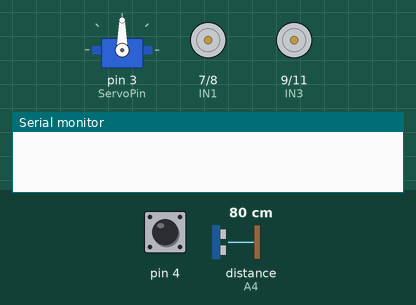
A sketch run on a simulated Arduino Uno, built with avr-gcc and run on an emulated ATmega328P. Parts: servo, motor-driver pin pairs drawn as motors (green arrow = first pin HIGH = forward, orange = second pin HIGH = backward, longer = more drive, scaled by the enable pin), the last lines printed to the serial monitor. Wiring (inferred from the names in the program): ultrasonic range finder: trigger A5; echo A4. Inputs (shaded band) come from the test bench; at power-on: pin 4 HIGH, distance to the obstacle (sensor on A4) 80 cm. The echo pulse lasts 58.3 µs per cm.

Above: at 0.05 s.
At 2.6 s:
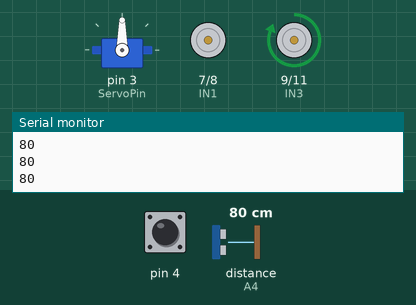
At 7.7 s:
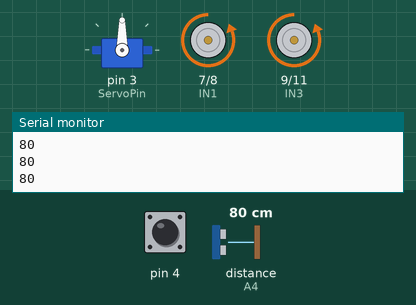
Timing chart, 0 to 13.1 s (numbered marks = the images above):
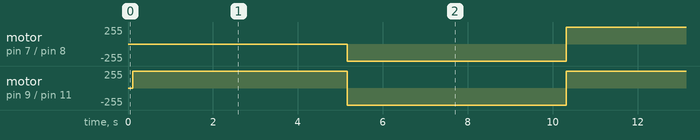

The sketch:

ECE3872_Robot_StarterCode.ino
```cpp
/**
 * This file provides some starting structure for controlling
 * the Elegoo robot car and interfacing with its sensors.
 */

// Library for controlling the hobby servo
#include <Servo.h>

// Configuration
// Period of the loop, in ms
#define LoopTime 100

// Motor driver pin connections
#define ENB 5  // left motor enable
#define IN1 7  // left motor control
#define IN2 8  // left motor control
#define ENA 6  // right motor enable
#define IN3 9  // right motor control
#define IN4 11 // right motor control

// Ultrasonic rangefinder pin connections
#define Echo A4
#define Trig A5

// Servo pins
#define ServoPin 3

// Macros to read the three line tracking sensors.
// These will return '0' with a light surface and '1'
// with a dark surface.
#define LT_R !digitalRead(10)
#define LT_M !digitalRead(4)
#define LT_L !digitalRead(2)

// global variables
Servo head;  // create servo object to control the looking direction
long prevMillis; // used to time loop()
int count = 0;

/**
 *  Create reusable functions here or in additional files that
 *  you #include.  For example, functions could
 *  set the speed and direction of the left side and right side,
 *  or make the robot as a whole turn left or right or go
 *  straight (or you could do the former and then use that to
 *  create the latter), and functions could interpret sensor
 *  data, change states, enact behaviors, etc.
 */

/**
 * You may or may not want functions like stopRobot().  With your chosen
 * breakdown of functions, is it useful and sensible to have a
 * function that stops the robot?
 */
void stopRobot(){
  // Disable the motors?  Set a speed variable to 0?
  // Depends on your hierarchy and where this function
  // fits into it.
  digitalWrite(IN1, LOW);
  digitalWrite(IN2, LOW);
  digitalWrite(IN1, LOW);
  digitalWrite(IN2, LOW);
  analogWrite(ENA, 0);
  analogWrite(ENB, 0);
}


/**
 *  Motor controller control information:
 *  Setting IN1 high and IN2 low sets the left motor forwards.
 *  IN3 low and IN4 high sets the right motor forwards.
 *  Swap those polarities to make the motors turn backwards.
 *  Setting both control signals low applies a brake.
 *  When the IN_ signals are set for forwards or backwards,
 *  the ENA and ENB signals can be modulated with PWM
 *  to control the speed of the motors.  See the analogWrite()
 *  Arduino function for an easy way to create PWM.
 */

void forward(int speed) {
  //left motors
  digitalWrite(IN1, HIGH);
  digitalWrite(IN2, LOW);
  //right motors
  digitalWrite(IN3, LOW);
  digitalWrite(IN4, HIGH);
  //speed control
  analogWrite(ENA, speed);
  analogWrite(ENB, speed);
}

void back(int speed) {
  //left motors
  digitalWrite(IN1, LOW);
  digitalWrite(IN2, HIGH);
  //right motors
  digitalWrite(IN3, HIGH);
  digitalWrite(IN4, LOW);
  //speed control
  analogWrite(ENA, speed);
  analogWrite(ENB, speed);
}

void left(int speed, bool inPlace) {
  //left motors
  digitalWrite(IN1, LOW);
  if (inPlace) {
    digitalWrite(IN2, HIGH);
  } else {
    digitalWrite(IN2, LOW);
  }

  digitalWrite(IN3, LOW);
  digitalWrite(IN4, HIGH);
  //speed control
  analogWrite(ENA, speed);
}

void right(int speed, bool inPlace) {

  digitalWrite(IN1, HIGH);
  digitalWrite(IN2, LOW);

  if(inPlace) {
    digitalWrite(IN3, HIGH);
  } else {
    digitalWrite(IN3, LOW);
  }
  digitalWrite(IN4, LOW);

  analogWrite(ENB, speed);
}

/**
 *  Ultrasonic distance measurement.  Returns distance in cm.
 *  Max distance is ~1.5m, based on the timeout of pulseIn().
 *  This is an example of a lowest-level function, since it
 *  interacts with, and depends on, the lowest level of hardware
 *  of the processor and sensor.
 */
int readDistance() {
  digitalWrite(Trig, LOW);  // ensure ping is off
  delayMicroseconds(2);
  digitalWrite(Trig, HIGH); // start ping
  delayMicroseconds(10);
  digitalWrite(Trig, LOW);  // end ping
  return (int)pulseIn(Echo, HIGH, 10000) / 58; // measure time of flight and convert to cm
}

/**
 * waitForTick() blocks until a periodic time based on the global millis() time,
 * which can be used to force loop() to run at a predictable rate (as long as
 * the code in loop() is faster than the tick time).
 * This may or may not be desirable for your code, but it usually is.
 */
void waitForTick(){
  // block until the specified time
  while((millis() - prevMillis) <= LoopTime);
  prevMillis = millis();
  return;
}


void setup(){
  // Start serial comm in case you want to debug with it
  Serial.begin(9600);

  // Configure the pins that are outputs
  pinMode(Trig, OUTPUT);
  pinMode(IN1, OUTPUT);
  pinMode(IN2, OUTPUT);
  pinMode(IN3, OUTPUT);
  pinMode(IN4, OUTPUT);
  pinMode(ENA, OUTPUT);
  pinMode(ENB, OUTPUT);
  pinMode(ServoPin, OUTPUT);

  // Attach the servo controller to the servo pin
  head.attach(ServoPin);
  // Set the head looking forward.
  head.write(90);

  // record the current time for the timing function
  prevMillis = millis();


}

void loop() {
  // calling waitForTick() at the beginning of loop will keep it periodic
  waitForTick();

  // Example of reading the ultrasonic rangefinder and printing to
  // the serial port.
  // Note that readDistance() is blocking, meaning that it will prevent
  // any other code from executing until it returns.  This will
  // take a variable amount of time, up to ~10 ms.
  Serial.println(readDistance());
//  if (count < 50) forward(127);
//  else if (count < 100) back(127);
  if (count < 50) right(255, true);
  else if (count < 100) left(255, true);
  else count = 0;

  ++count;

  // Example of how the sensor macros can be used.  Whether or not this
  // type of sensor interaction belongs in loop() is up to your
  // code structure.
  if(LT_M){
    // Do something based on the middle sensor detecting a dark surface
  }

}
```

Measured:
- by itself, motor on pin 7 (IN1) / pin 8 (IN2), motor on pin 9 (IN3) / pin 11 (IN4): alternates forward 255/255 for 5.0 s and backward 255/255 for 5.2 s
